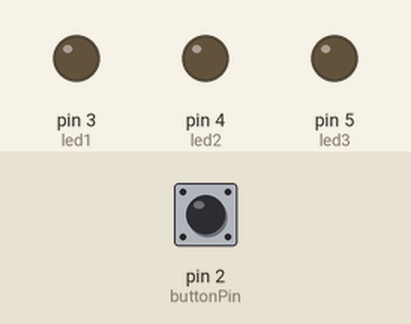
Simulated run of this sketch. Board: Arduino Uno, built with avr-gcc and run on an emulated ATmega328P. Shown: output pins drawn as LEDs (lit = HIGH). The inputs (shaded band) are chosen by the test bench; at power-on: pin 2 (buttonPin) HIGH.

Above: at 1.2 s.
1.3 s: pin 2 (buttonPin) pulled LOW for 0.15 s
At 1.37 s:
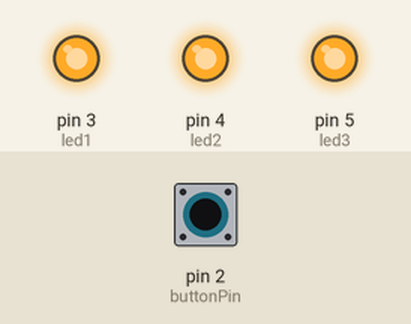
2.9 s: pin 2 (buttonPin) pulled LOW for 3.2 s
At 6.9 s:
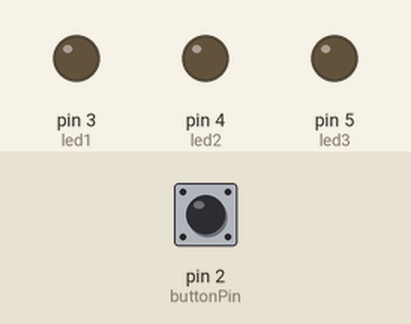
Timing chart, 0 to 8.4 s (numbered marks = the images above; inputs shaded):
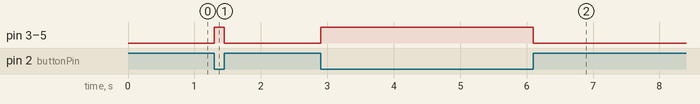

The sketch:

shiny_trug1.ino
```cpp
// Pin assignments
const int buttonPin = 2;     // Push button connected to digital pin 2
const int led1 = 3;          // LED 1 on pin 8
const int led2 = 4;          // LED 2 on pin 9
const int led3 = 5;         // LED 3 on pin 10

int buttonState = 0;

void setup() {
  // Set LED pins as outputs
  pinMode(led1, OUTPUT);
  pinMode(led2, OUTPUT);
  pinMode(led3, OUTPUT);

  // Set button pin as input with internal pull-down or pull-up
  pinMode(buttonPin, INPUT_PULLUP);
  // Note: INPUT_PULLUP means the button should connect to GND when pressed
}

void loop() {
  // Read button state
  buttonState = digitalRead(buttonPin);

  if (buttonState == LOW) {
    // Button pressed → turn LEDs ON
    digitalWrite(led1, HIGH);
    digitalWrite(led2, HIGH);
    digitalWrite(led3, HIGH);
  } else {
    // Button not pressed → turn LEDs OFF
    digitalWrite(led1, LOW);
    digitalWrite(led2, LOW);
    digitalWrite(led3, LOW);
  }
}
```

Measured:
- after the input at 1.3 s, pin 3 (led1), pin 4 (led2), pin 5 (led3): LOW → HIGH at once, → LOW 0.15 s later
- after the input at 2.9 s, pin 3 (led1), pin 4 (led2), pin 5 (led3): LOW → HIGH at once, → LOW 3.2 s later
